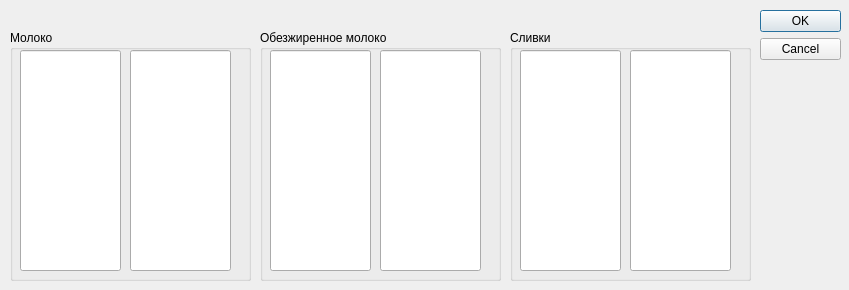
<?xml version="1.0" encoding="UTF-8"?>
<ui version="4.0">
 <class>masterdata</class>
 <widget class="QDialog" name="masterdata">
  <property name="geometry">
   <rect>
    <x>0</x>
    <y>0</y>
    <width>849</width>
    <height>290</height>
   </rect>
  </property>
  <property name="windowTitle">
   <string>Dialog</string>
  </property>
  <widget class="QDialogButtonBox" name="buttonBox">
   <property name="geometry">
    <rect>
     <x>760</x>
     <y>10</y>
     <width>81</width>
     <height>271</height>
    </rect>
   </property>
   <property name="orientation">
    <enum>Qt::Vertical</enum>
   </property>
   <property name="standardButtons">
    <set>QDialogButtonBox::Cancel|QDialogButtonBox::Ok</set>
   </property>
  </widget>
  <widget class="QGroupBox" name="groupBox">
   <property name="geometry">
    <rect>
     <x>10</x>
     <y>30</y>
     <width>241</width>
     <height>251</height>
    </rect>
   </property>
   <property name="title">
    <string>Молоко</string>
   </property>
   <widget class="QLineEdit" name="lineEdit_MilkPlan">
    <property name="geometry">
     <rect>
      <x>10</x>
      <y>20</y>
      <width>101</width>
      <height>221</height>
     </rect>
    </property>
    <property name="text">
     <string/>
    </property>
    <property name="alignment">
     <set>Qt::AlignLeading|Qt::AlignLeft|Qt::AlignTop</set>
    </property>
   </widget>
   <widget class="QLineEdit" name="lineEdit_MilkFact">
    <property name="geometry">
     <rect>
      <x>120</x>
      <y>20</y>
      <width>101</width>
      <height>221</height>
     </rect>
    </property>
    <property name="alignment">
     <set>Qt::AlignLeading|Qt::AlignLeft|Qt::AlignTop</set>
    </property>
   </widget>
  </widget>
  <widget class="QGroupBox" name="groupBox_2">
   <property name="geometry">
    <rect>
     <x>260</x>
     <y>30</y>
     <width>241</width>
     <height>251</height>
    </rect>
   </property>
   <property name="title">
    <string>Обезжиренное молоко</string>
   </property>
   <widget class="QLineEdit" name="lineEdit_SkMilkPlan">
    <property name="geometry">
     <rect>
      <x>10</x>
      <y>20</y>
      <width>101</width>
      <height>221</height>
     </rect>
    </property>
    <property name="alignment">
     <set>Qt::AlignLeading|Qt::AlignLeft|Qt::AlignTop</set>
    </property>
   </widget>
   <widget class="QLineEdit" name="lineEdit_SkMilkFact">
    <property name="geometry">
     <rect>
      <x>120</x>
      <y>20</y>
      <width>101</width>
      <height>221</height>
     </rect>
    </property>
    <property name="alignment">
     <set>Qt::AlignLeading|Qt::AlignLeft|Qt::AlignTop</set>
    </property>
   </widget>
  </widget>
  <widget class="QGroupBox" name="groupBox_3">
   <property name="geometry">
    <rect>
     <x>510</x>
     <y>30</y>
     <width>241</width>
     <height>251</height>
    </rect>
   </property>
   <property name="title">
    <string>Сливки</string>
   </property>
   <widget class="QLineEdit" name="lineEdit_CreamPlan">
    <property name="geometry">
     <rect>
      <x>10</x>
      <y>20</y>
      <width>101</width>
      <height>221</height>
     </rect>
    </property>
    <property name="alignment">
     <set>Qt::AlignLeading|Qt::AlignLeft|Qt::AlignTop</set>
    </property>
   </widget>
   <widget class="QLineEdit" name="lineEdit_CreamFact">
    <property name="geometry">
     <rect>
      <x>120</x>
      <y>20</y>
      <width>101</width>
      <height>221</height>
     </rect>
    </property>
    <property name="alignment">
     <set>Qt::AlignLeading|Qt::AlignLeft|Qt::AlignTop</set>
    </property>
   </widget>
  </widget>
  <zorder>groupBox_3</zorder>
  <zorder>groupBox_2</zorder>
  <zorder>groupBox</zorder>
  <zorder>buttonBox</zorder>
 </widget>
 <resources/>
 <connections>
  <connection>
   <sender>buttonBox</sender>
   <signal>accepted()</signal>
   <receiver>masterdata</receiver>
   <slot>accept()</slot>
   <hints>
    <hint type="sourcelabel">
     <x>248</x>
     <y>254</y>
    </hint>
    <hint type="destinationlabel">
     <x>157</x>
     <y>274</y>
    </hint>
   </hints>
  </connection>
  <connection>
   <sender>buttonBox</sender>
   <signal>rejected()</signal>
   <receiver>masterdata</receiver>
   <slot>reject()</slot>
   <hints>
    <hint type="sourcelabel">
     <x>316</x>
     <y>260</y>
    </hint>
    <hint type="destinationlabel">
     <x>286</x>
     <y>274</y>
    </hint>
   </hints>
  </connection>
 </connections>
</ui>
